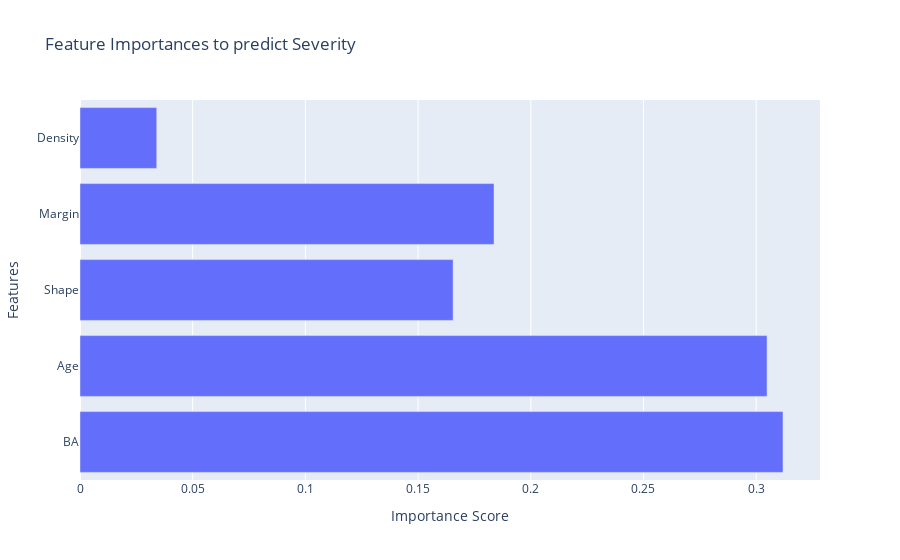

Notebook code cell kept with this figure:
### Markdown cell above
## 4.1 automatic feature

### Code cell
from sklearn.ensemble import RandomForestClassifier
#Let severity be the target variable
#Now we build a model for this purpose
X = df.drop('Severity', axis=1) 
y = df['Severity']

#Train Random Forest Model
RFmodel = RandomForestClassifier(n_estimators=100)
RFmodel.fit(X, y)

importances = RFmodel.feature_importances_

# Creating a DataFrame to hold the feature importances
feature_importances = pd.DataFrame(importances, index=X.columns, columns=['Importance'])

# print(feature_importances)

TreeFig = px.bar(
    feature_importances,
    x='Importance',
    y=feature_importances.index,
    title='Feature Importances to predict Severity',
    labels={'Importance': 'Importance Score', 'index': 'Features'},
    )

TreeFig.show()

### Figure 1 — Plotly figure (JSON) as saved in the notebook; plotly's stock layout.template omitted (floating-point values rounded to 4 significant figures)
{"data": [{"alignmentgroup": "True", "hovertemplate": "Importance Score=%{x}<br>Features=%{y}<extra></extra>", "legendgroup": "", "marker": {"color": "#636efa", "pattern": {"shape": ""}}, "name": "", "offsetgroup": "", "orientation": "h", "showlegend": false, "textposition": "auto", "type": "bar", "x": [0.3119, 0.3048, 0.1655, 0.1837, 0.03404], "xaxis": "x", "y": ["BA", "Age", "Shape", "Margin", "Density"], "yaxis": "y"}], "layout": {"autosize": true, "barmode": "relative", "legend": {"tracegroupgap": 0}, "title": {"text": "Feature Importances to predict Severity"}, "xaxis": {"anchor": "y", "autorange": true, "domain": [0, 1], "range": [0, 0.3283], "title": {"text": "Importance Score"}, "type": "linear"}, "yaxis": {"anchor": "x", "autorange": true, "domain": [0, 1], "range": [-0.5, 4.5], "title": {"text": "Features"}, "type": "category"}}}
